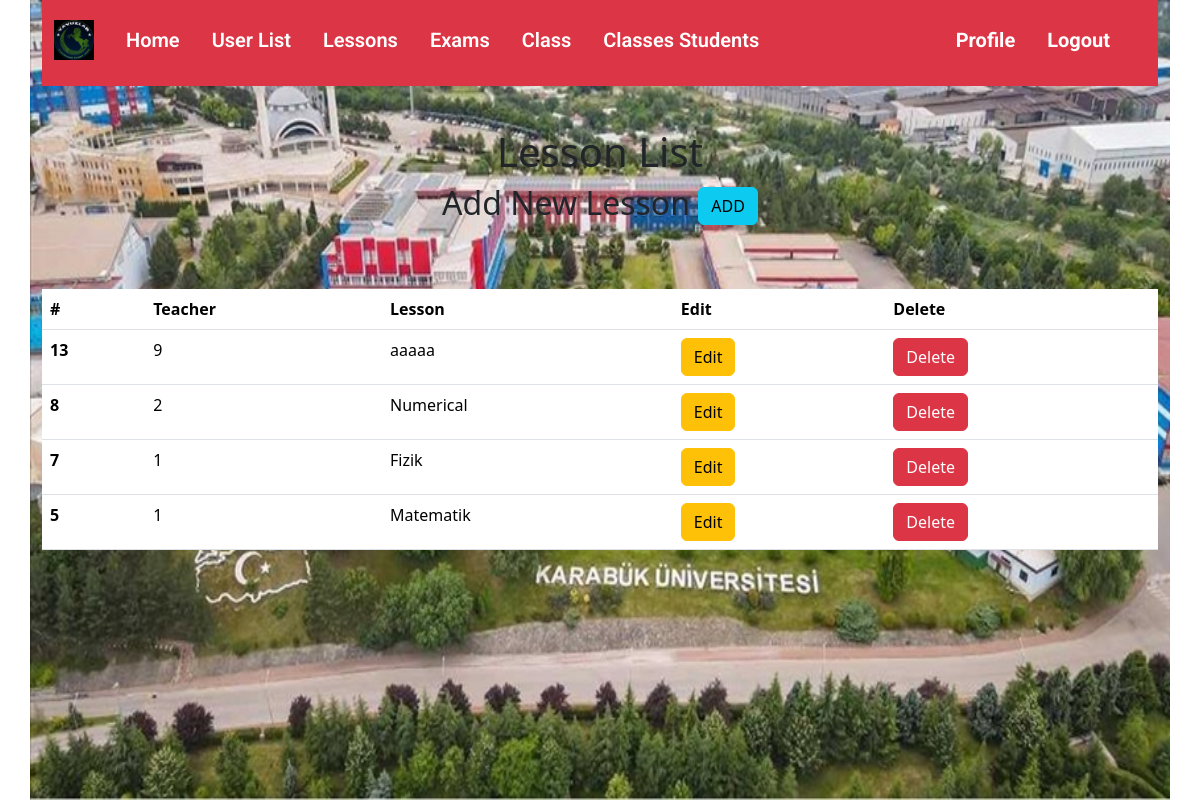
The app's page /listlesson.php (signed in) with its own data.
### tables this page shows
CREATE TABLE `t_lessons` (
  `id` int(11) NOT NULL,
  `teacher_user_id` int(11) NOT NULL,
  `lesson_name` varchar(255) NOT NULL
);

### dbconnect.php (called while the page is built, shortened)
<?php
$sName = "db";
$uName = "admin";
$pass = "admin";
$db_name = "obsdb";
try {
    $conn = new PDO("mysql:host=$sName;dbname=$db_name", $uName, $pass);
    $conn->setAttribute(PDO::ATTR_ERRMODE, PDO::ERRMODE_EXCEPTION);
    } catch(PDOException $e) {
    echo "Connection failed: " . $e->getMessage();
exit;
    }
    $usersTable = "t_lessons";
	$obsdb = $conn->prepare("SELECT * FROM $usersTable ORDER BY id DESC");
	$obsdb->execute();
	$lessons = $obsdb->fetchAll(PDO::FETCH_ASSOC);
    ?>

### listlesson.php (the view, shortened to what this page needs)
<?php
include "dbconnect.php";
if (isset($_SESSION['id']) && isset($_SESSION['role']) && (isset($_SESSION['role'])=="admin")) {
?>
<!DOCTYPE html>
<html lang="en">
<head>
    <link rel="stylesheet" href="CSS/style.css">
    <link href="https://cdn.jsdelivr.net/npm/bootstrap@5.3.2/dist/css/bootstrap.min.css" rel="stylesheet">
</head>
<body>
    <div class="container container-plus">
        <?php
        include("include/navbar.php");
        ?>
        <div class="row justify-content-center  mt-5">
            <div class="col-md-8">
                <div class="text-center">
                    <h1>Lesson List</h1>
                    <h2><p>Add New Lesson <a href="Addlesson.php" class="btn btn-info" role="button" >ADD</a></p></h2>
                </div>
            </div>
        </div>
        <div class="row">
<div class="col-md-12 mt-5">
<div class="table-wrap">
<table class="table">
<thead class="thead-primary">
<tr>
<th>#</th>
<th>Teacher</th>
<th>Lesson</th>
<th>Edit</th>
<th>Delete</th>
</tr>
</thead>
<tbody>
    <?php
    foreach($lessons as $lesson){
    ?>
    <tr>
<th scope="row"><?php echo $lesson["id"]; ?></th>
<td><?php echo $lesson["teacher_user_id"]; ?></td>
<td><?php echo $lesson["lesson_name"]; ?></td>
<td><a href="EditLesson.php?id=<?php echo $lesson["id"]; ?>" class="btn btn-block btn-warning">Edit</a></td>
<td><a href="app/lesson/deleteLesson.php?id=<?php echo $lesson["id"]; ?>" class="btn btn-block btn-danger">Delete</a></td>
</tr>
    <?php
    }
    ?>
</tbody>
</table>
</div>
</div>
</div>
        </div>
</body>
</html>
<?php } else {
    header("Location: login.php");
    exit;
} ?>

### CSS/style.css (style rules this page uses)
* { margin:0; padding:0; }
.container-plus { background:url(../img/image.jpg); height: 100vh; background-size: 100% 100%; }

### records on screen
t_lessons: id "13", teacher_user "9", lesson_name "aaaaa"
t_lessons: id "8", teacher_user "2", lesson_name "Numerical"
t_lessons: id "7", teacher_user "1", lesson_name "Fizik"
t_lessons: id "5", teacher_user "1", lesson_name "Matematik"
